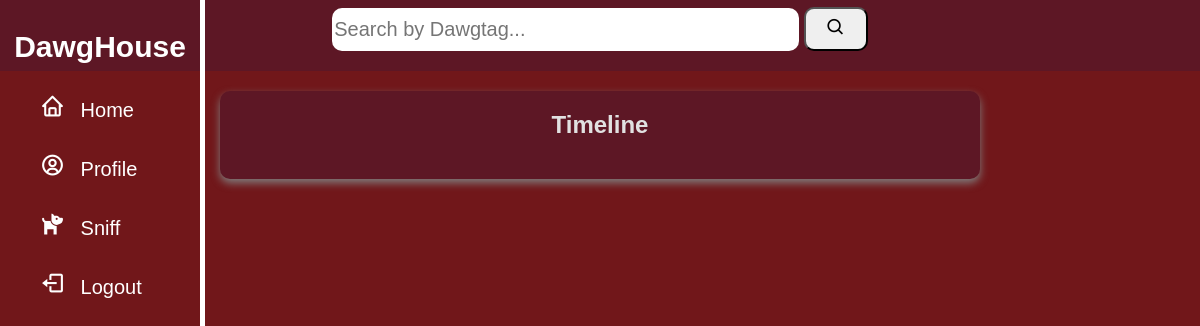
/ (signed in), run on an earlier commit of the app's database.
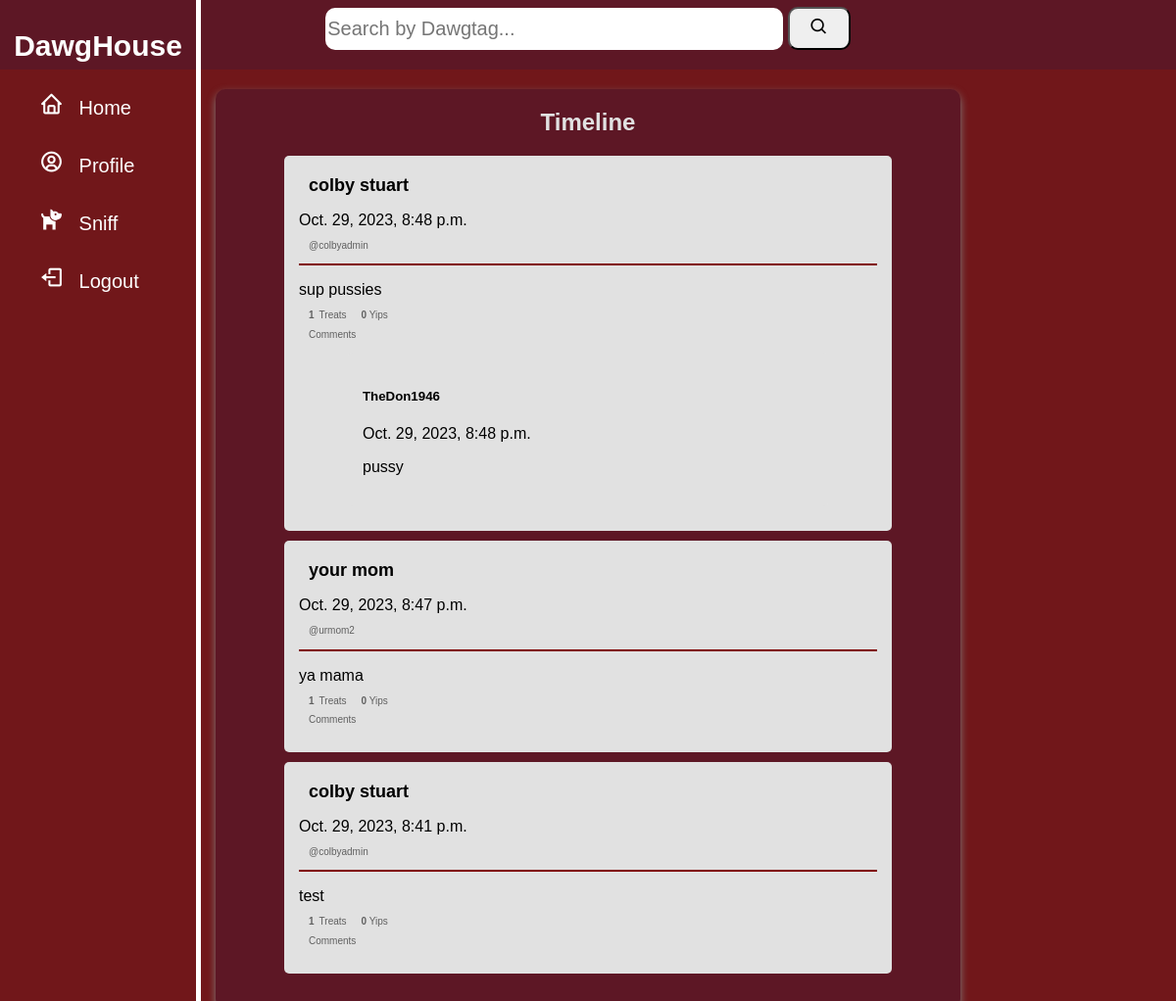
And on a later commit of the database.
### homepage/models.py (models this page shows, shortened)
class Bark(models.Model):
    id = models.UUIDField(primary_key=True, default=uuid.uuid4)
    user = models.ForeignKey(settings.AUTH_USER_MODEL, on_delete=models.CASCADE)
    content = models.TextField()
    timestamp = models.DateTimeField(auto_now_add=True)
    num_likes = models.IntegerField(default=0)
    num_yips = models.IntegerField(default=0)
    num_howls = models.IntegerField(default=0)
    treated_by = models.ManyToManyField(
        DawgHouseUser, related_name="treats_given", blank=True
    )

class DawgHouseUser(AbstractBaseUser, PermissionsMixin):
    username = models.CharField(unique=True, max_length=30)
    first_name = models.CharField(max_length=30)
    last_name = models.CharField(max_length=30)
    bio = models.TextField(blank=True, max_length=200)
    friends = models.ManyToManyField("self", blank=True)
    is_staff = models.BooleanField(default=False)
    USERNAME_FIELD = "username"
    REQUIRED_FIELDS = ["first_name", "last_name"]
    objects = DawgHouseUserManager()

class Comment(models.Model):
    bark = models.ForeignKey(Bark, related_name="comments", on_delete=models.CASCADE)
    name = models.ForeignKey(DawgHouseUser, on_delete=models.CASCADE)
    body = models.TextField()
    date_added = models.DateTimeField(auto_now_add=True)

### homepage/views.py (the view)
# urls.py: path("", views.home_view, name="home_view"),
def home_view(request):
    if request.user.is_authenticated:
        user = request.user
        friends = user.friends.all()
        barks = Bark.objects.filter(Q(user=user) | Q(user__in=friends)).order_by(
            "-timestamp"
        )
        context = {
            "barks": barks,
        }
        return render(request, "main_page.html", context)
    return render(request, "homepage.html")

### homepage/templates/main_page.html (shortened to what this page needs)
<!DOCTYPE html>
<html lang="en">
<head>
    {% load static %}
    <link rel="stylesheet" type="text/css" href="{% static 'homepage.css' %}"/>
    <link href='https://unpkg.com/boxicons@2.1.4/css/boxicons.min.css' rel='stylesheet'>
</head>
<body>
<div class="box">
    <div class="sidebar">
        <p> DawgHouse </p>
        <ul>
            <li>
                <a href="" class="active">
                    <span class="icon"><i class='bx bx-home'></i></span>
                    <span class="item">Home</span>
                </a>
            </li>
            <li>
                <a href="{% url 'profile' user.username %}">
                    <span class="icon"><i class='bx bx-user-circle'></i></span>
                    <span class="item">Profile</span>
                </a>
            </li>
            <li>
                <a href="{% url 'accept_example' %}">
                    <span class="icon"><i class='bx bxs-dog'></i></span>
                    <span class="item">Sniff</span>
                </a>
            </li>
            <li>
                <a href="{% url 'logout_view' %}" class="active">
                    <span class="icon"><i class='bx bx-log-out'></i></span>
                    <span class="item">Logout</span>
                </a>
            </li>
        </ul>
    </div>
</div>
<div class="searchbar">
    <form action="{% url 'search_users' %}" method="post">
        <input type="text" placeholder="Search by Dawgtag..." name="username">
        <button type="submit"><i class='bx bx-search'></i></button>
    </form>
</div>
<div class="barks-container">
    <h2>Timeline</h2>
    <ul>
        {% for bark in barks %}
        <li class="bark">
            <div class="bark-header">
                <h3><strong><a href="{% url 'profile' bark.user.username %}" class="hidden-link">{{ bark.user.first_name }} {{ bark.user.last_name }}</a></strong></h3>
                <p class="timestamp">{{ bark.timestamp }}</p>
            </div>
            <h4>@{{ bark.user.username }}</h4>
            <hr color="maroon">
            <p>{{ bark.content }}</p>
            <div class="counters-container">
                <h4 class="counters-container">
                    <strong>{{ bark.num_likes }}</strong> Treats
                    <span class="comment-counter"><strong>{{ bark.num_yips }}</strong> Yips</span>
                </h4>
            </div>
    <div class="comments-container">
        <h4>Comments</h4>
        <ul>
            {% for comment in bark.comments.all %}
            <li class="comment">
                <div class="comment-header">
                    <h5>{{ comment.name.username }}</h5>
                    <p class="timestamp">{{ comment.date_added }}</p>
                </div>
                <div class="comment-content-display">
                    <p>{{ comment.body }}</p>
                </div>
            </li>
            {% endfor %}
        </ul>
    </div>
        </li>
        {% endfor %}
    </ul>
</div>
</body>
</html>

### homepage/static/homepage.css (style rules this page uses)
body { font-family: Arial, sans-serif; background-color: #71171a; margin: 0; padding: 0; }
.box .sidebar p { color: white; display: flex; justify-content: center; font-size: 30px; font-weight: bold; }
.box .sidebar { position: fixed; border-right: solid white; border-width: 5px; width: 200px; height: 100%; transition: all 0.5s ease; }
.box .sidebar ul li { list-style-type: none; }
.box .sidebar ul li a { text-decoration: none; display: block; padding-bottom: 30px; color: white; font-size: 20px; position: relative; }
.box .sidebar ul li a .icon { color: white; font-size: 25px; padding-right: 10px; }
.searchbar { background-color: #5d1725; padding-bottom: 20px; text-align: center; }
.searchbar input { border-radius: 10px; padding-right: 200px; padding-top: 10px; padding-bottom: 10px; border: none; margin-top: 8px; font-size: 20px; }
.searchbar button { font-size: 20px; border-radius: 10px; padding-top: 8px; padding-bottom: 8px; padding-right: 20px; padding-left: 20px; }
.barks-container { flex: 1 100%; width: 60%; margin-left: auto; margin-right: auto; background-color: #5d1725; padding: 20px; border-radius: 10px; box-shadow: 0 4px 8px rgb(127, 126, 126); color: black; margin-top: 20px; }
.barks-container h2 { margin: 0; margin-bottom: 20px; text-align: center; color: #e1e1e1; }
.barks-container ul { list-style-type: none; padding: 0; }
.barks-container li { padding: 15px; margin-left: 50px; margin-right: 50px; margin-bottom: 10px; background-color: rgb(225, 225, 225); border-radius: 5px; }
.barks-container h3 { font-size: 18px; margin-top: 5px; margin-bottom: 0; margin-left: 10px; font-weight: bold; }
.barks-container h4 { font-size: 10px; font-weight: normal; margin-top: -5px; margin-left: 10px; color: #606060; }
.counters-container { display: flex; align-items: center; gap: 5px; flex-wrap: wrap; }
.comment-counter { margin-left: 10px; }

### homepage/templates/main_page.html (style rules this page uses)
.hidden-link { text-decoration: none; color: inherit; }

What changed in the data, as far as the page shows it:
added Bark: user.first_name "colby", user.last_name "stuart", timestamp "Oct. 29, 2023, 8:48 p.m.", user.username "colbyadmin", content "sup pussies", num_likes "1", num_yips "0"
added Comment: name.username "TheDon1946", date_added "Oct. 29, 2023, 8:48 p.m.", body "pussy"
added Bark: user.first_name "your", user.last_name "mom", timestamp "Oct. 29, 2023, 8:47 p.m.", user.username "urmom2", content "ya mama", num_likes "1", num_yips "0"
added Bark: user.first_name "colby", user.last_name "stuart", timestamp "Oct. 29, 2023, 8:41 p.m.", user.username "colbyadmin", content "test", num_likes "1", num_yips "0"
